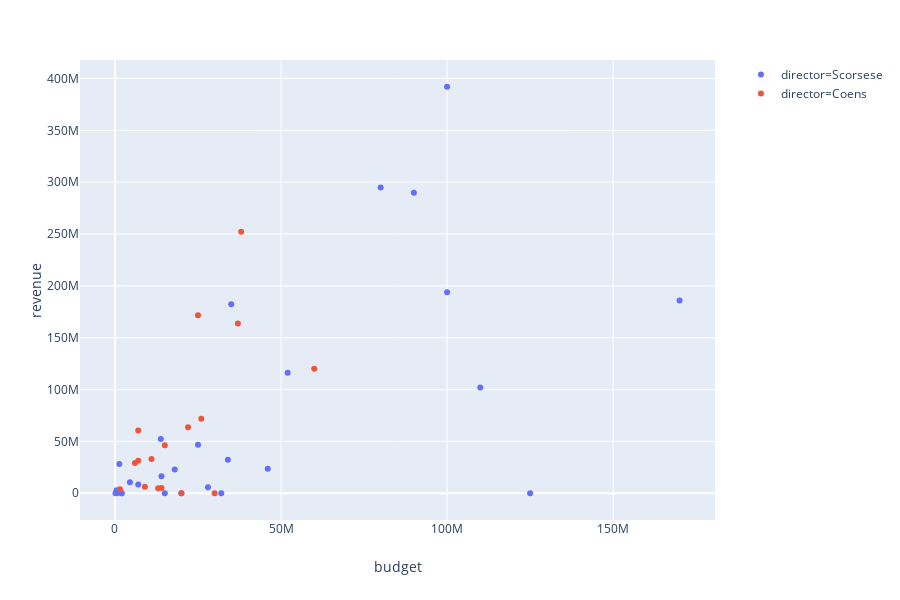

Notebook code for this chart:
### Code cell
fig = px.scatter(directors[directors['budget']>0], x='budget', y='revenue', 
                 color='director', hover_name='title')
fig.show()

### Figure 1 — Plotly figure (JSON) as saved in the notebook; plotly's stock layout.template omitted (floating-point values rounded to 4 significant figures)
{"data": [{"hoverlabel": {"namelength": 0}, "hovertemplate": "<b>%{hovertext}</b><br><br>director=Scorsese<br>budget=%{x}<br>revenue=%{y}", "hovertext": ["Taxi Driver", "Mean Streets", "The King of Comedy", "Casino", "GoodFellas", "The Departed", "Raging Bull", "Cape Fear", "The Aviator", "The Age of Innocence", "Gangs of New York", "After Hours", "The Last Temptation of Christ", "Shutter Island", "Boxcar Bertha", "The Color of Money", "Bringing Out the Dead", "New York, New York", "New York Stories", "American Boy: A Profile of: Steven Prince", "Kundun", "Hugo", "No Direction Home: Bob Dylan", "The Wolf of Wall Street", "Bad", "The Irishman", "Silence"], "legendgroup": "director=Scorsese", "marker": {"color": "#636efa", "symbol": "circle"}, "mode": "markers", "name": "director=Scorsese", "showlegend": true, "type": "scatter", "x": [1300000, 500000, 20000000, 52000000, 25000000, 90000000, 18000000, 35000000, 110000000, 34000000, 100000000, 4500000, 7000000, 80000000, 600000, 13800000, 32000000, 14000000, 15000000, 155000, 28000000, 170000000, 2000000, 100000000, 2000000, 125000000, 46000000], "xaxis": "x", "y": [28262574, 3000000, 0, 116112375, 46836394, 289847354, 23000000, 182300000, 102000000, 32255440, 193772504, 10609321, 8373585, 294804195, 0, 52293982, 0, 16400000, 0, 0, 5684789, 185770160, 0, 392000694, 0, 0, 23737523], "yaxis": "y"}, {"hoverlabel": {"namelength": 0}, "hovertemplate": "<b>%{hovertext}</b><br><br>director=Coens<br>budget=%{x}<br>revenue=%{y}", "hovertext": ["Burn After Reading", "Paris, Je T'Aime", "No Country for Old Men", "A Serious Man", "True Grit", "Inside Llewyn Davis", "Hail, Caesar!", "Fargo", "The Big Lebowski", "Barton Fink", "Miller's Crossing", "Raising Arizona", "Blood Simple", "O Brother, Where Art Thou?", "The Man Who Wasn't There", "The Hudsucker Proxy", "Intolerable Cruelty"], "legendgroup": "director=Coens", "marker": {"color": "#EF553B", "symbol": "circle"}, "mode": "markers", "name": "director=Coens", "showlegend": true, "type": "scatter", "x": [37000000, 13000000, 25000000, 7000000, 38000000, 11000000, 22000000, 7000000, 15000000, 9000000, 14000000, 6000000, 1500000, 26000000, 20000000, 30000000, 60000000], "xaxis": "x", "y": [163720069, 4857367, 171627166, 31430334, 252276927, 32935319, 63647656, 60611975, 46189568, 6153939, 5080409, 29180280, 3851855, 71868327, 0, 0, 119940815], "yaxis": "y"}], "layout": {"height": 600, "legend": {"tracegroupgap": 0}, "margin": {"t": 60}, "xaxis": {"anchor": "y", "domain": [0, 0.98], "title": {"text": "budget"}}, "yaxis": {"anchor": "x", "domain": [0, 1], "title": {"text": "revenue"}}}}
